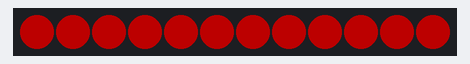
Simulated run of this program. Board: Raspberry Pi Pico running CircuitPython. On the bench: 12 RGB LEDs in strip order, left to right. Dim RGB values are drawn brighter than linear.

Above: at 1.3 s.
At 4.7 s:
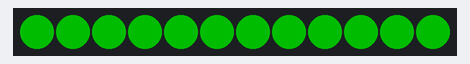
At 6.4 s:
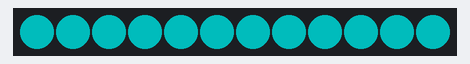
At 13.2 s:
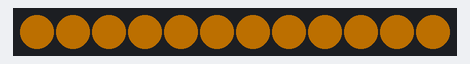
At 20.1 s:
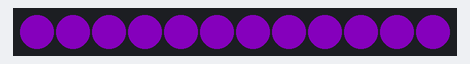
At 38.8 s:
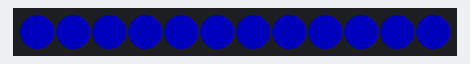

The program:

code_neopixel.py
```python
import time
import board
import neopixel

pixel_pin = board.GP10
num_pixels = 12

pixels = neopixel.NeoPixel(pixel_pin, num_pixels, brightness=0.3, auto_write=False)

def color_chase(color, wait):
    for i in range(num_pixels):
        pixels[i] = color
        time.sleep(wait)
        pixels.show()
    time.sleep(0.5)

RED = (255, 0, 0)
YELLOW = (255, 150, 0)
GREEN = (0, 255, 0)
CYAN = (0, 255, 255)
BLUE = (0, 0, 255)
PURPLE = (180, 0, 255)

while True:
    color_chase(RED, 0.1)  # Increase the number to slow down the color chase
    color_chase(YELLOW, 0.1)
    color_chase(GREEN, 0.1)
    color_chase(CYAN, 0.1)
    color_chase(BLUE, 0.1)
    color_chase(PURPLE, 0.1)
```

Measured:
- what the display in image 0 shows lasts 0.6 s, from 1.2 s to 1.8 s
